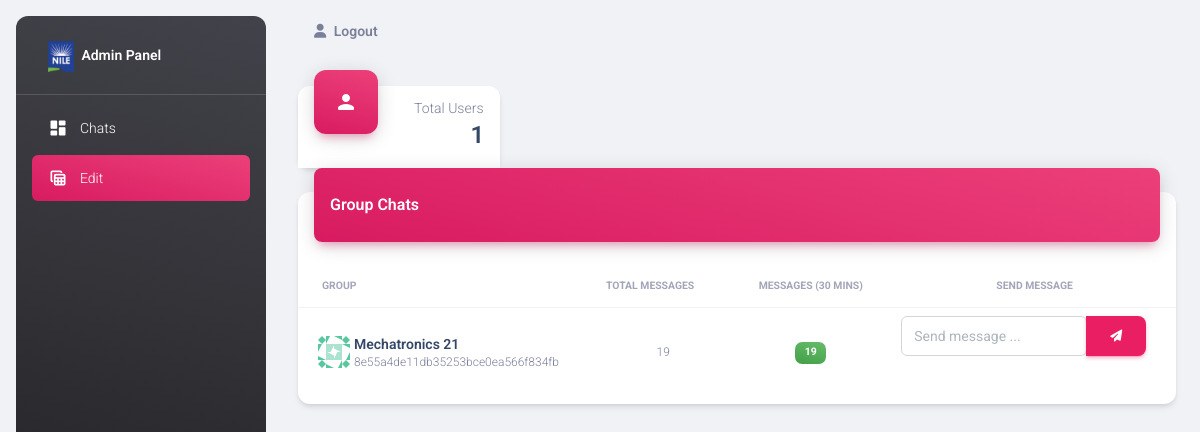
The app's page /admin/ (signed in), older data.
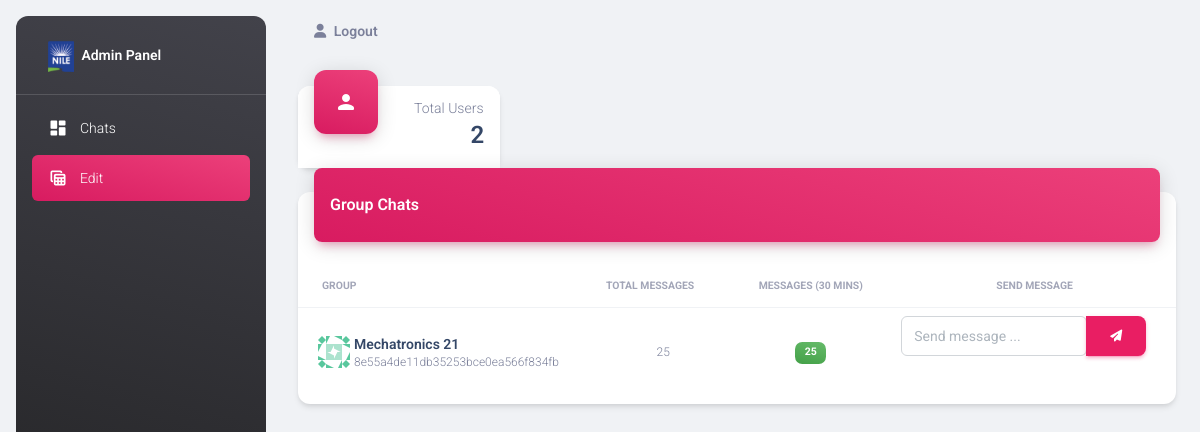
The same page, newer data.
### website/models.py (models this page shows)
class Chat(db.Model):
    id = db.Column(db.String(32), primary_key=True)
    name = db.Column(db.String(64))
    abbr = db.Column(db.String(6))
    messages = db.relationship('Message')

### website/admin.py (the view)
@admin.route('/', methods=['GET', 'POST'])
@login_required
def _admin():
    if current_user.id != 211605045:
        return redirect(url_for('admin.chat'))
    return render_template('admin/admin.html', groups=Chat.query.all(), total_users=User.query.count())

### website/__init__.py (called while the page is built)
def create_app():
    db.init_app(app)
    from .views import views
    from .auth import auth
    from .admin import admin
    app.register_blueprint(views, url_prefix='/')
    app.register_blueprint(auth, url_prefix='/')
    app.register_blueprint(admin, url_prefix='/admin')
    create_database(app)
    app.register_error_handler(404, page_not_found)
    login_manager = LoginManager()
    login_manager.login_view = 'auth.login'
    login_manager.init_app(app)
    from .models import User
    @login_manager.user_loader
    def load_user(id):
        return User.query.get(int(id))
    return app

### website/templates/admin/admin.html (shortened to what this page needs)
{% extends "admin/base.html" %}
{% block content %}
    <div class="container-fluid py-4">
      <div class="row">
        <div class="col-xl-3 col-sm-6 mb-xl-0 mb-4">
          <div class="card">
            <div class="card-header p-3 pt-2">
              <div class="icon icon-lg icon-shape bg-gradient-primary shadow-primary text-center border-radius-xl mt-n4 position-absolute">
                <i class="material-icons opacity-10">person</i>
              </div>
              <div class="text-end pt-1">
                <p class="text-sm mb-0 text-capitalize">Total Users</p>
                <h4 class="mb-0">{{total_users}}</h4>
              </div>
            </div>
          </div>
        </div>
        <div class="col-12">
          <div class="card my-4">
            <div class="card-header p-0 position-relative mt-n4 mx-3 z-index-2">
              <div class="bg-gradient-primary shadow-primary border-radius-lg pt-4 pb-3">
                <h6 class="text-white text-capitalize ps-3">Group chats</h6>
              </div>
            </div>
            <div class="card-body px-0 pb-2">
              <div class="table-responsive p-0">
                <table class="table align-items-center mb-0">
                  <thead>
                    <tr>
                      <th class="text-uppercase text-secondary text-xxs font-weight-bolder opacity-7">Group</th>
                      <th class="text-uppercase text-secondary text-xxs font-weight-bolder opacity-7 ps-2">Total Messages</th>
                      <th class="text-center text-uppercase text-secondary text-xxs font-weight-bolder opacity-7">Messages (30 mins)</th>
                      <th class="text-center text-uppercase text-secondary text-xxs font-weight-bolder opacity-7">Send message</th>
                    </tr>
                  </thead>
                  <tbody>
                    {% for group in groups %}
                    <tr>
                      <td>
                        <div class="d-flex px-2 py-1">
                          <div>
                            <polkadot-web-identicon style="display: inline-block;" address="{{ group.id }}" theme="jdenticon" class="rounded-circle mr-1" size="40"></polkadot-web-identicon>
                          </div>
                          <div class="d-flex flex-column justify-content-center">
                            <h6 class="mb-0 text-sm">{{ group.name }}</h6>
                            <p class="text-xs text-secondary mb-0">{{ group.id }}</p>
                          </div>
                        </div>
                      </td>
                      <td>
                        <p align="center" class="text-xs text-secondary mb-0">{{ group.messages|length }}</p>
                      </td>
                      <td class="align-middle text-center text-sm">
                        <span class="badge badge-sm bg-gradient-success">{{ group.messages|length }}</span>
                      </td>
                      <td class="align-middle text-center">
                          <div class="input-group input-group-outline mb-3">
                            <span class="text-secondary text-xs font-weight-bold">
                              <input type="text" class="form-control" id="{{ group.id }}" placeholder="Send message ...">
                            </span>
                            <button class="btn btn-primary" onclick="send_general_message('{{ group.id }}')" id="send_message"><i class="fa fa-send" aria-hidden="true"></i></button>
                          </div>
                      </td>
                    </tr>
                    {% endfor %}
                  </tbody>
                </table>
              </div>
            </div>
          </div>
        </div>
      </div>
    </div>
{% endblock %}

### website/templates/admin/base.html (shortened to what this page needs)
<!DOCTYPE html>
<html lang="en">
<head>
  <link href="{{ url_for('static', filename='css/nucleo-icons.css') }}" rel="stylesheet" />
  <link href="{{ url_for('static', filename='css/nucleo-svg.css') }}" rel="stylesheet" />
  <link id="pagestyle" href="{{ url_for('static', filename='css/material-dashboard.css') }}" rel="stylesheet" />
</head>
<body class="g-sidenav-show  bg-gray-200">
  <aside class="sidenav navbar navbar-vertical navbar-expand-xs border-0 border-radius-xl my-3 fixed-start ms-3   bg-gradient-dark" id="sidenav-main">
    <div class="sidenav-header">
      <a class="navbar-brand m-0" href=" https://demos.creative-tim.com/material-dashboard/pages/dashboard " target="_blank">
        <img src="{{ url_for('static', filename='logo.png') }}" class="navbar-brand-img h-100" alt="main_logo">
        <span class="ms-1 font-weight-bold text-white">Admin Panel</span>
      </a>
    </div>
    <hr class="horizontal light mt-0 mb-2">
    <div class="collapse navbar-collapse  w-auto " id="sidenav-collapse-main">
      <ul class="navbar-nav">
        <li class="nav-item">
          <a class="nav-link text-white " href="{{ url_for('admin._admin') }}">
            <div class="text-white text-center me-2 d-flex align-items-center justify-content-center">
              <i class="material-icons opacity-10">dashboard</i>
            </div>
            <span class="nav-link-text ms-1">Chats</span>
          </a>
        </li>
        <li class="nav-item">
          <a class="nav-link text-white bg-gradient-primary" href="{{ url_for('admin.edit') }}">
            <div class="text-white text-center me-2 d-flex align-items-center justify-content-center">
              <i class="material-icons opacity-10">table_view</i>
            </div>
            <span class="nav-link-text ms-1">Edit</span>
          </a>
        </li>
      </ul>
    </div>
  </aside>
  <main class="main-content position-relative max-height-vh-100 h-100 border-radius-lg ">
    <nav class="navbar navbar-main navbar-expand-lg px-0 mx-4 shadow-none border-radius-xl" id="navbarBlur" navbar-scroll="true">
      <div class="container-fluid py-1 px-3">
        <ul class="navbar-nav  justify-content-end">
          <li class="nav-item d-flex align-items-center">
            <a href="{{ url_for('auth.logout') }}" class="nav-link text-body font-weight-bold px-0">
              <i class="fa fa-user me-sm-1"></i>
              <span class="d-sm-inline">Logout</span>
            </a>
          </li>
        </ul>
      </div>
    </nav>
    {% block content %}{% endblock %}
  </main>
</body>
</html>

### website/static/css/nucleo-svg.css (style rules this page uses)
.icon { display: inline-block; color: #111111; height: 1em; width: 1em; }
.icon-lg { height: 1.6em; width: 1.6em; }
.icon { fill: currentColor; stroke: none; }

Row changes from the older to the newer data that the page shows:
changed Chat "Mechatronics 21": messages|length "19" → "25"
Text that changed along with them:
{{ total_users }}: "1" → "2"
